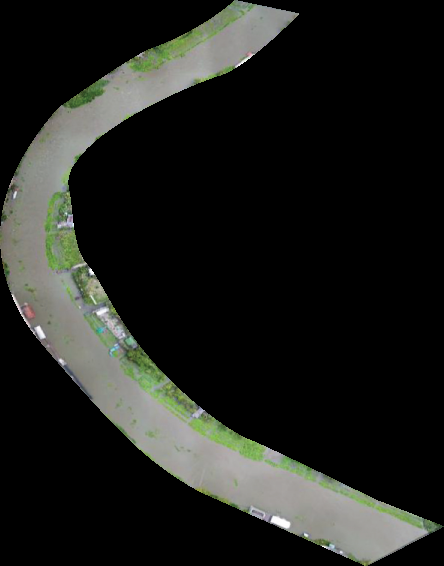
#> input picture 1x/Asset 1.png, 444 x 566 px
$ jupyter execute GIST.ipynb   (shell and % lines are left out)
#> lines starting #> are read from the running program, lines starting #| are printed output that depends on the picture
[cell 1]
import cv2 as cv
import numpy as np
from matplotlib import pyplot as plt

img = cv.imread('./1x/Asset 1.png',cv.IMREAD_GRAYSCALE)
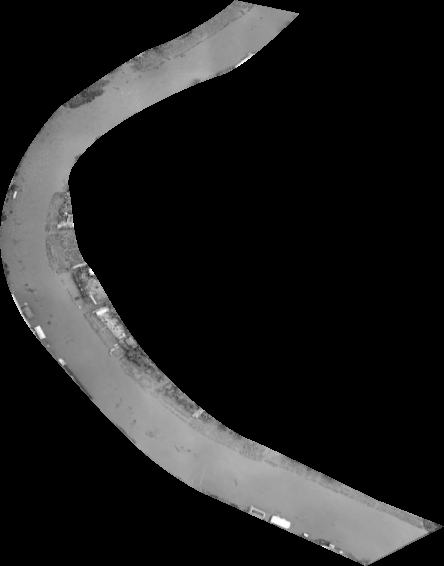
#> img: shape (566, 444); min 0, max 254, mean 31.6
img=(img-121)//(138-121)
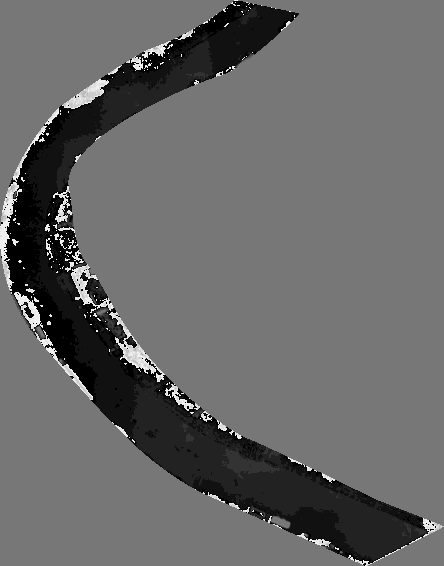
#> img: shape (566, 444); min 0, max 15, mean 6.05; drawn with min black and max white
for i in range(img.shape[0]):
    for j in range(img.shape[1]):
        if img[i,j]==7:
            img[i,j]=16
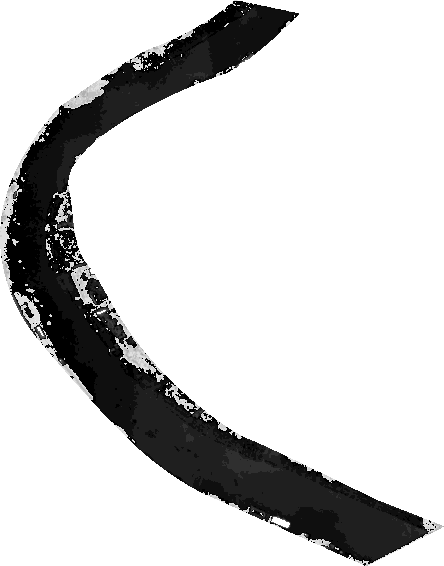
#> img: shape (566, 444); min 0, max 16, mean 13.09; drawn with min black and max white
plt.hist(img[:,:].ravel(),255,[1,15],color='red')
plt.figure(figsize=(20,16),dpi=100)
plt.imshow(img, cmap="gray")
plt.grid(False)
print(img[:,:].ravel())
#> (printed output is left out)
print(-10//5)
unique, counts = np.unique(img, return_counts=True)
#> unique = [0, 1, 2, 3, 4, 5, 6, 10, 11, 12, 13, 14, 15, 16]; counts = [10874, 18265, 17568, 1380, 189, 114, 92, 19, 164, 682, 1453, 3530, 347, 196627]
a=dict(zip(unique, counts))
#> a = 14 items
b=a[10]+a[11]+a[12]+a[13]+a[14]+a[15]
#> b = 6195
print(a)
#| {0: 10874, 1: 18265, 2: 17568, 3: 1380, 4: 189, 5: 114, 6: 92, 10: 19, 11: 164, 12: 682, 13: 1453, 14: 3530, 15: 347, 16: 196627}
print(img.shape[0]*img.shape[1]-a[16],b)
#| 54677 6195
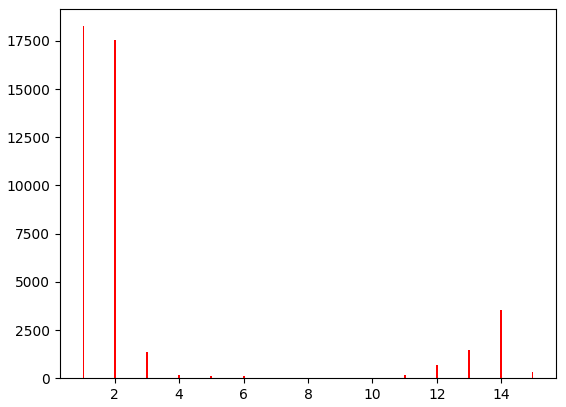
#> figure drawn by matplotlib, 1 panel; tallest bar 18265 high, from x = 1 to 1.05

[cell 2]
#Calculate percentage of water hyacinth
r=img.shape[0]*img.shape[1]-a[16]
#> r = 54677
print("{0}{1}".format(b*100//r,"%"))
#| 11%

$ run again, with 1x/Asset 2.png copied over 1x/Asset 1.png
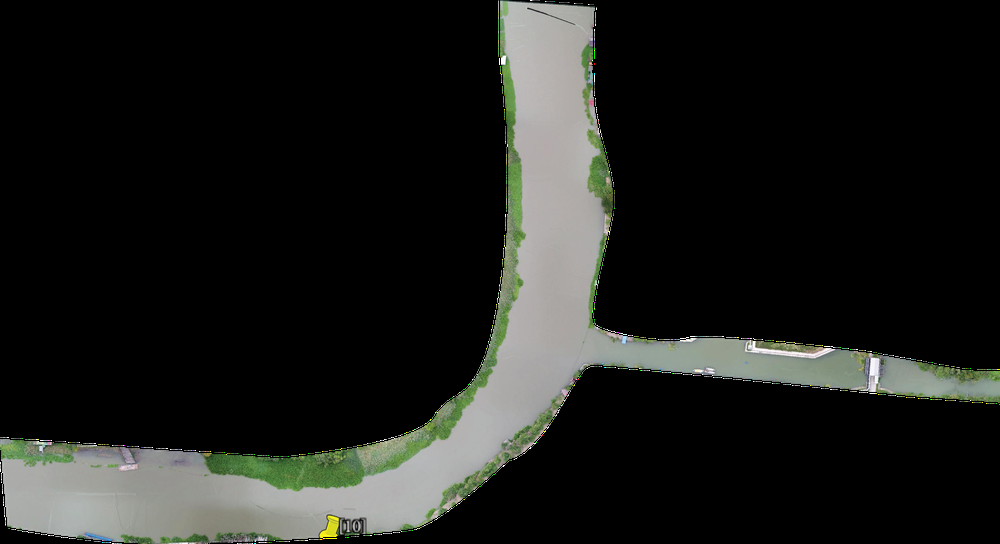
#> input picture 1x/Asset 2.png, 1000 x 544 px, shrunk from 2363 x 1286 before the run
#> after the loop `for i in range(img.shape[0]):`:
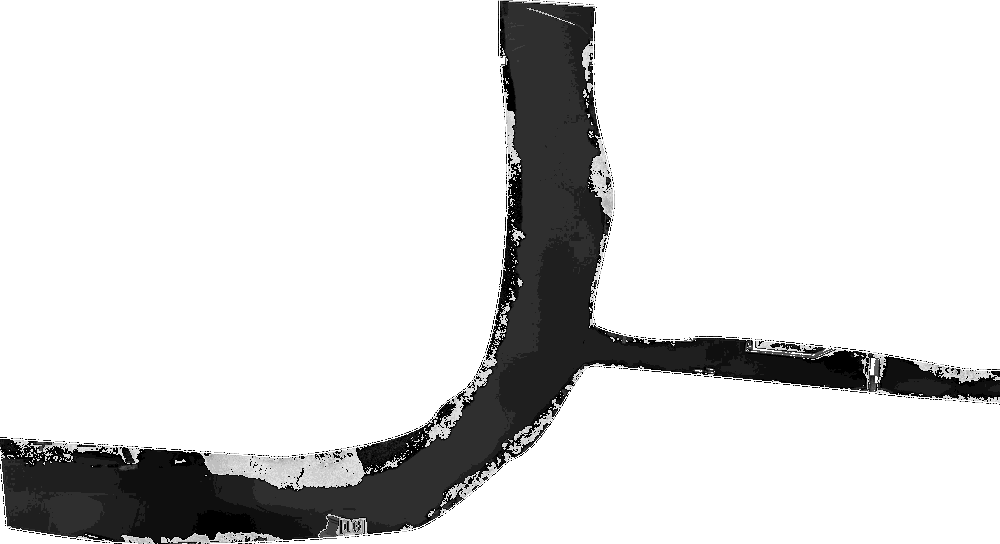
#> img: shape (544, 1000); min 0, max 16, mean 13.64; drawn with min black and max white
#> (printed output is left out)
#> unique = [0, 1, 2, 3, 4, 5, 6, 8, 9, 10, 11, 12, 13, 14, 15, 16]; counts = [10453, 17314, 27058, 32729, 541, 322, 330, 51, 88, 132, 420, 1655, 4224, 6776, 443, 441464]
#> a = 16 items
#> b = 13650
#| {0: 10453, 1: 17314, 2: 27058, 3: 32729, 4: 541, 5: 322, 6: 330, 8: 51, 9: 88, 10: 132, 11: 420, 12: 1655, 13: 4224, 14: 6776, 15: 443, 16: 441464}
#| 102536 13650
#> `[cell 1] import cv2 as cv import numpy as np from matplotlib import py..`:
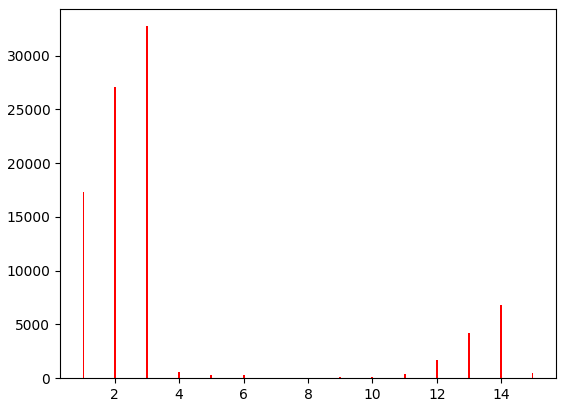
#> figure drawn by matplotlib, 1 panel; tallest bar 32729 high, from x = 2.98 to 3.03
#> r = 102536
#| 13%

$ run again, with 1x/Asset 3.png copied over 1x/Asset 1.png
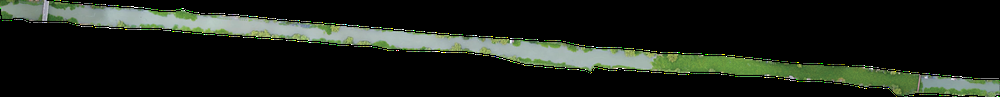
#> input picture 1x/Asset 3.png, 1000 x 97 px, shrunk from 3374 x 327 before the run
#> after the loop `for i in range(img.shape[0]):`:
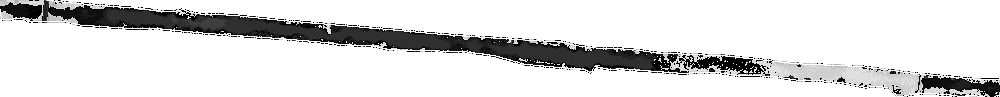
#> img: shape (97, 1000); min 0, max 16, mean 13.76; drawn with min black and max white
#> (printed output is left out)
#> unique = [0, 1, 2, 3, 4, 5, 6, 8, 9, 10, 11, 12, 13, 14, 15, 16]; counts = [3303, 2744, 2364, 5451, 349, 22, 78, 16, 6, 15, 95, 504, 1922, 2616, 177, 77338]
#> a = 16 items
#> b = 5329
#| {0: 3303, 1: 2744, 2: 2364, 3: 5451, 4: 349, 5: 22, 6: 78, 8: 16, 9: 6, 10: 15, 11: 95, 12: 504, 13: 1922, 14: 2616, 15: 177, 16: 77338}
#| 19662 5329
#> `[cell 1] import cv2 as cv import numpy as np from matplotlib import py..`:
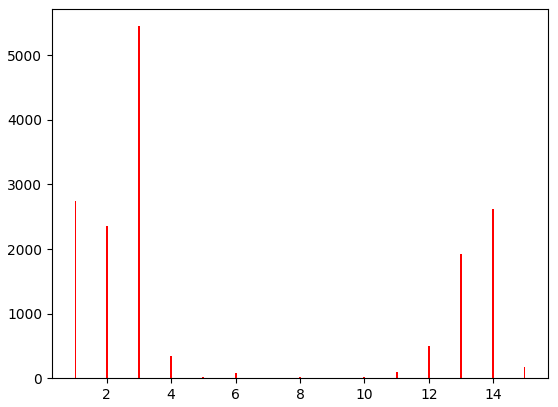
#> figure drawn by matplotlib, 1 panel; tallest bar 5451 high, from x = 2.98 to 3.03
#> r = 19662
#| 27%

$ run again, with 1x/Asset 4.png copied over 1x/Asset 1.png
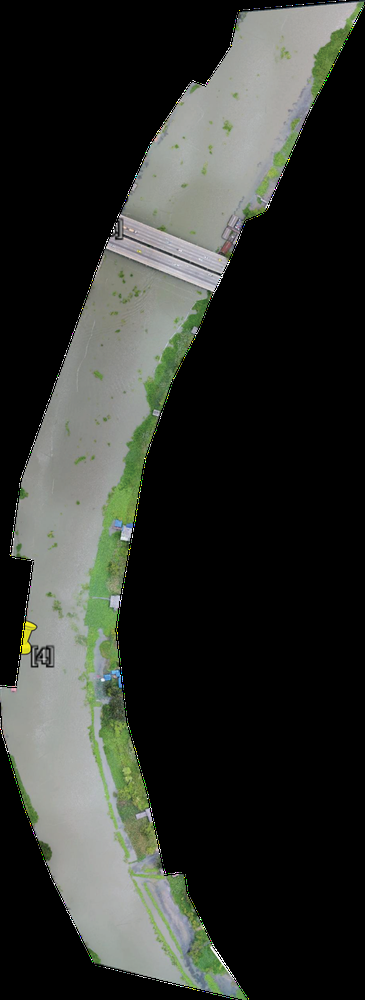
#> input picture 1x/Asset 4.png, 365 x 1000 px, shrunk from 694 x 1902 before the run
#> after the loop `for i in range(img.shape[0]):`:
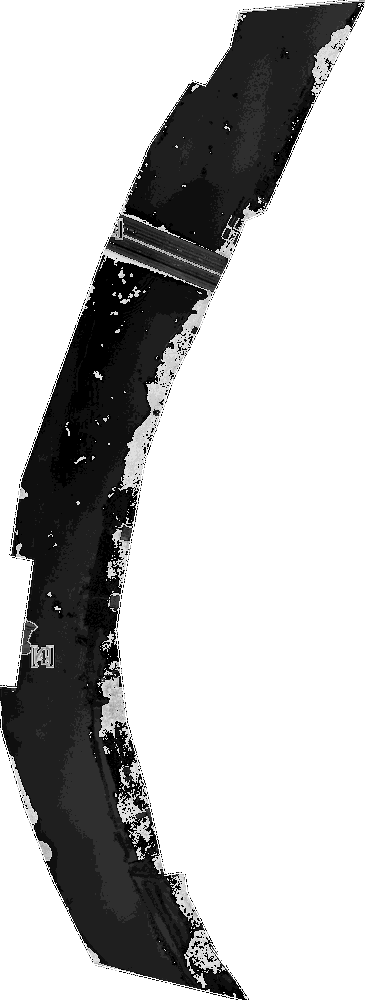
#> img: shape (1000, 365); min 0, max 16, mean 11.7; drawn with min black and max white
#> (printed output is left out)
#> unique = [0, 1, 2, 3, 4, 5, 6, 8, 9, 10, 11, 12, 13, 14, 15, 16]; counts = [16457, 29914, 45683, 12674, 1128, 270, 113, 73, 127, 218, 552, 1427, 3417, 6609, 447, 245891]
#> a = 16 items
#> b = 12670
#| {0: 16457, 1: 29914, 2: 45683, 3: 12674, 4: 1128, 5: 270, 6: 113, 8: 73, 9: 127, 10: 218, 11: 552, 12: 1427, 13: 3417, 14: 6609, 15: 447, 16: 245891}
#| 119109 12670
#> `[cell 1] import cv2 as cv import numpy as np from matplotlib import py..`:
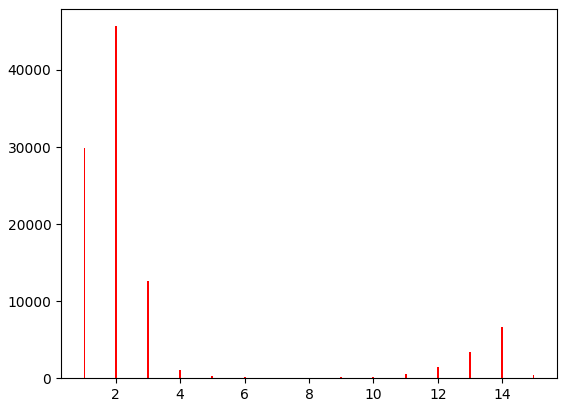
#> figure drawn by matplotlib, 1 panel; tallest bar 45683 high, from x = 1.99 to 2.04
#> r = 119109
#| 10%
